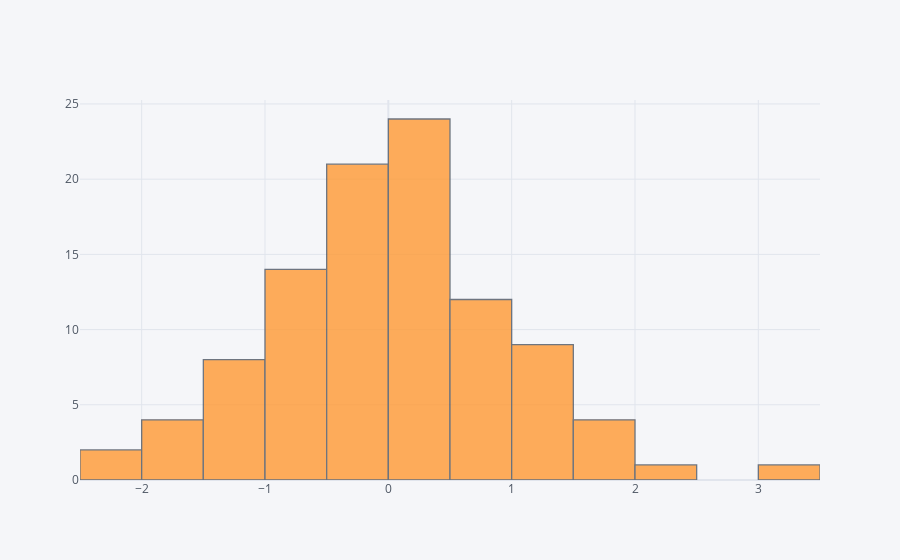

The notebook cell this image was saved under:
### Markdown cell above
## histogram

### Code cell
df['A'].iplot(kind='hist',bins=25)

### Figure 1 — Plotly figure (JSON) as saved in the notebook; plotly's stock layout.template omitted (floating-point values rounded to 4 significant figures)
{"data": [{"histfunc": "count", "histnorm": "", "marker": {"color": "rgba(255, 153, 51, 1.0)", "line": {"color": "#4D5663", "width": 1.3}}, "name": "A", "nbinsx": 25, "opacity": 0.8, "orientation": "v", "type": "histogram", "x": [0.1276, 0.2348, 0.503, 0.08782, 0.0158, 1.315, -2.285, -0.1542, -1.402, 0.09413, -0.7954, 0.2087, -0.4166, -0.6919, 1.486, 0.832, -1.355, -0.2091, 0.1256, -0.397, 0.8198, 0.1673, -0.3384, -1.283, -0.4473, -0.7299, -1.71, -0.7378, 0.08662, 1.264, -1.095, 0.3238, 0.3557, -0.1035, -1.181, -0.2161, 1.631, 1.975, -0.09059, -0.7032, -1.009, -0.6899, 2.31, -0.02769, 1.086, -0.8362, 0.9839, -0.4764, -0.3502, 0.2471, 0.79, -0.9731, 0.6943, 0.368, -0.3857, -0.6845, -1.667, 1.416, -1.318, -1.167, 0.2029, 1.124, 1.558, 1.008, -0.1994, -0.426, 0.5075, 0.106, -0.6985, -0.0675, 0.761, 0.5091, 0.3249, -0.6419, 0.342, 1.015, -0.4391, -0.5583, 1.134, 0.01244, 0.5564, 1.779, 0.3951, 0.03342, 0.5319, 0.7035, -1.744, -0.4557, 0.1068, -0.3365, -0.3167, 0.4488, -0.1843, -2.109, -1.934, -0.7694, 0.2624, -0.9422, 3.399, 0.3313]}], "layout": {"barmode": "overlay", "legend": {"bgcolor": "#F5F6F9", "font": {"color": "#4D5663"}}, "paper_bgcolor": "#F5F6F9", "plot_bgcolor": "#F5F6F9", "title": {"font": {"color": "#4D5663"}}, "xaxis": {"gridcolor": "#E1E5ED", "showgrid": true, "tickfont": {"color": "#4D5663"}, "title": {"font": {"color": "#4D5663"}, "text": ""}, "zerolinecolor": "#E1E5ED"}, "yaxis": {"gridcolor": "#E1E5ED", "showgrid": true, "tickfont": {"color": "#4D5663"}, "title": {"font": {"color": "#4D5663"}, "text": ""}, "zerolinecolor": "#E1E5ED"}}}
